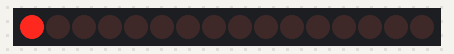
The sketch below on a simulated Arduino Uno, built with avr-gcc and run on an emulated ATmega328P. Shown: 16 shift-register outputs drawn as a row of LEDs (first output left, lit = HIGH). Wiring (inferred from the names in the program): line decoder: data pin 8, pin 9, pin 10, pin 11. Wiring (inferred from the signals the program sends): row of LEDs: on Q0, Q1, Q2, Q3, Q4, Q5, Q6, Q7, Q8, Q9, Q10, Q11, Q12, Q13, Q14, Q15.

Above: at 0.05 s.
At 0.45 s:
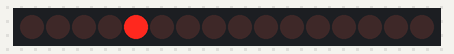
At 0.85 s:
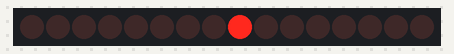
At 1.75 s:
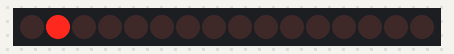
At 2.65 s:
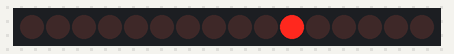
At 3.55 s:
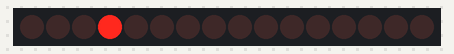
Timing chart, 0 to 3.9 s (numbered marks = the images above):
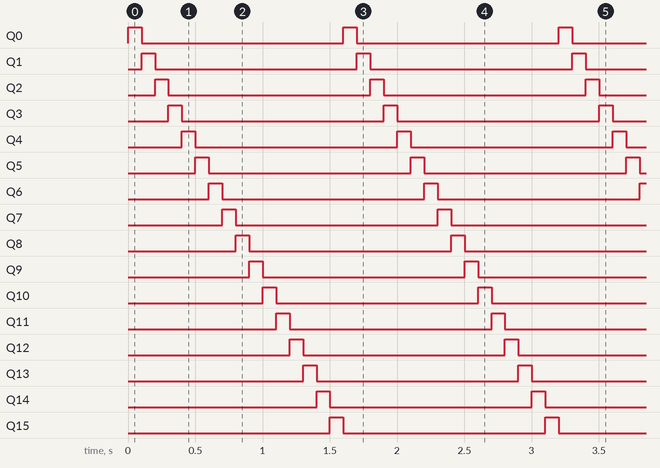

The sketch:

onlymuxtwo.ino
```cpp
/*
ic 4514
only using bottom chip bc top one is dim
white is ground, red is 5V
Light on 0
 */

int b0 = 8; //orange wire
int b1 = 9; //yellow
int b2 = 10; //green
int b3 = 11; //blue
int bOutput = 12; //grey
int bLatch = 1; //purple

int NumColumns = 4;
int bin[4];

byte columnStates[4][16] = { {0,0,0,0,0,0,0,0,1,1,1,1,1,1,1,1},{0,0,0,0,0,0,0,0,0,0,0,0,0,0,0,0},{0,1,0,1,0,1,0,1,0,1,0,1,0,1,0,1},{0,0,1,1,0,0,1,1,0,0,1,1,0,0,1,1}
                            };


void setup(){
  pinMode(b0, OUTPUT);
  pinMode(b1, OUTPUT);
  pinMode(b2, OUTPUT);
  pinMode(b3, OUTPUT);
  pinMode(bOutput, OUTPUT);    // common pin
  pinMode(bLatch, OUTPUT);
  Serial.begin(9600);
  digitalWrite(bLatch, HIGH);
}


void loop () {

  for (int adrs = 0; adrs <= 15; adrs++){
      lightLED(adrs, 1); //turn off all LEDs
  }

  for (int adrs2 = 0; adrs2 <= 15; adrs2++){  //turn on each LED
      lightLED(adrs2, 0);
      delay(100);
  }
//  for (int n = 0; n < NumColumns; n++){
//    myDelay(100, n); //parameter is number of milliseconds to keep column on
//  }

}

void myDelay(unsigned long duration, unsigned long columnNum ){
  unsigned long start = millis(); //duration the frame should stay on
  while (millis() - start <= duration){
    Serial.println("start new column: " );
    Serial.println(columnNum );
    for (int adrs = 0; adrs <= 15; adrs++){
      byte tstate = columnStates[columnNum][adrs];
      lightLED(adrs, tstate); //pass the led number and the corresponding state it should be
      delay(1); //otherwise the light bleeds
      lightLED(adrs, 1); //turn off led

    }
    for (int adrs = 0; adrs <= 15; adrs++){
      lightLED(adrs, 1); //turn all lights off
      }
  }
}


void lightLED(int dec, byte state){
    decToBinary(dec);
    byte w = bin[0];
    byte x = bin[1];
    byte y = bin[2];
    byte z = bin[3];

    digitalWrite(b0,z);
    digitalWrite(b1,y);
    digitalWrite(b2,x);
    digitalWrite(b3,w);
    digitalWrite(bOutput, state);
    dec = 0;
}

void decToBinary( byte dec ){
    bin[3] = dec%2;
    bin[2] = (dec>>1)%2;
    bin[1] = (dec>>2)%2;
    bin[0] = (dec>>3)%2;
}
```

Measured:
- by itself, Q0–15: alternates HIGH for 0.10 s and LOW for 1.5 s
- by itself, everything shown: repeats every 1.6 s, in 16 steps
